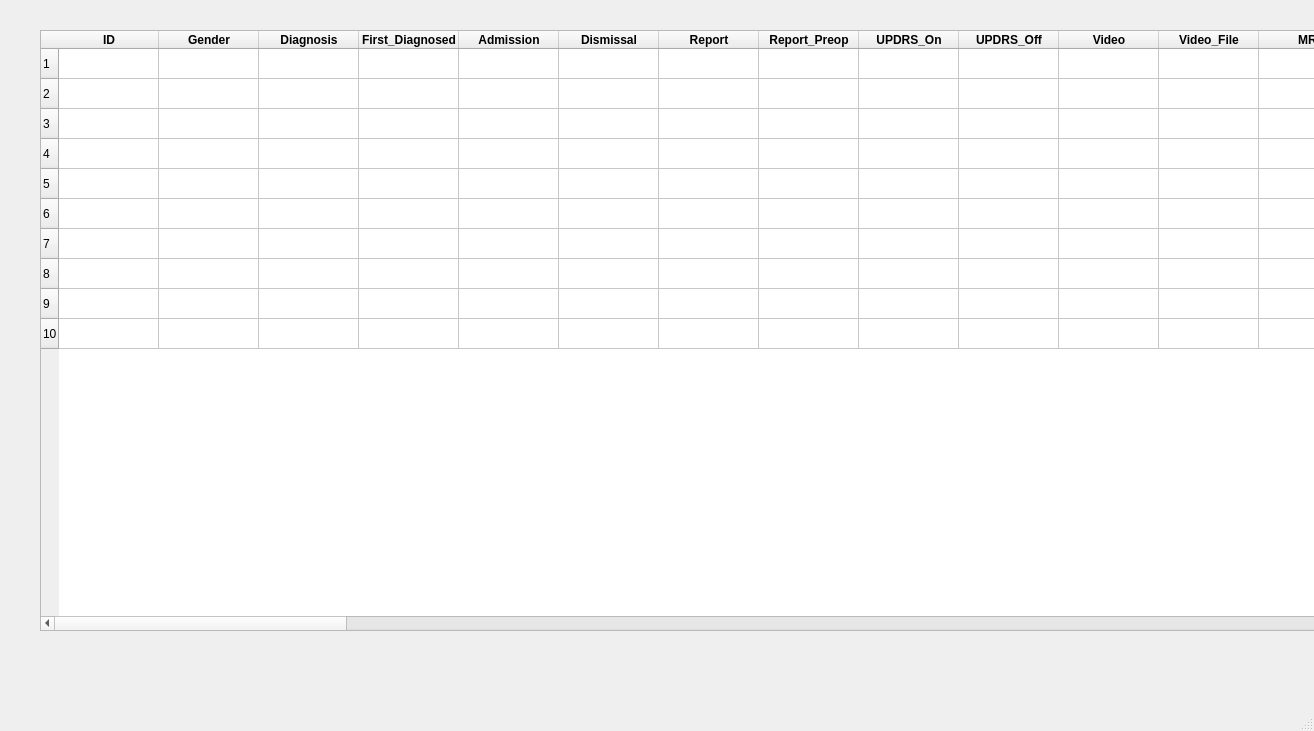
<?xml version="1.0" encoding="UTF-8"?>
<ui version="4.0">
 <class>MainWindow</class>
 <widget class="QMainWindow" name="MainWindow">
  <property name="geometry">
   <rect>
    <x>0</x>
    <y>0</y>
    <width>1314</width>
    <height>731</height>
   </rect>
  </property>
  <property name="windowTitle">
   <string>MainWindow</string>
  </property>
  <widget class="QWidget" name="centralwidget">
   <widget class="QTableWidget" name="tableWidget">
    <property name="geometry">
     <rect>
      <x>40</x>
      <y>30</y>
      <width>1291</width>
      <height>601</height>
     </rect>
    </property>
    <property name="whatsThis">
     <string>&lt;html&gt;&lt;head/&gt;&lt;body&gt;&lt;p&gt;&lt;br/&gt;&lt;/p&gt;&lt;/body&gt;&lt;/html&gt;</string>
    </property>
    <property name="styleSheet">
     <string notr="true"/>
    </property>
    <property name="frameShape">
     <enum>QFrame::StyledPanel</enum>
    </property>
    <property name="rowCount">
     <number>10</number>
    </property>
    <attribute name="horizontalHeaderVisible">
     <bool>true</bool>
    </attribute>
    <attribute name="horizontalHeaderCascadingSectionResizes">
     <bool>false</bool>
    </attribute>
    <attribute name="horizontalHeaderHighlightSections">
     <bool>true</bool>
    </attribute>
    <attribute name="horizontalHeaderShowSortIndicator" stdset="0">
     <bool>false</bool>
    </attribute>
    <attribute name="horizontalHeaderStretchLastSection">
     <bool>false</bool>
    </attribute>
    <attribute name="verticalHeaderVisible">
     <bool>true</bool>
    </attribute>
    <attribute name="verticalHeaderCascadingSectionResizes">
     <bool>false</bool>
    </attribute>
    <attribute name="verticalHeaderHighlightSections">
     <bool>true</bool>
    </attribute>
    <attribute name="verticalHeaderShowSortIndicator" stdset="0">
     <bool>false</bool>
    </attribute>
    <attribute name="verticalHeaderStretchLastSection">
     <bool>false</bool>
    </attribute>
    <row/>
    <row/>
    <row/>
    <row/>
    <row/>
    <row/>
    <row/>
    <row/>
    <row/>
    <row/>
    <column>
     <property name="text">
      <string>ID</string>
     </property>
     <property name="font">
      <font>
       <weight>75</weight>
       <bold>true</bold>
      </font>
     </property>
    </column>
    <column>
     <property name="text">
      <string>Gender</string>
     </property>
     <property name="font">
      <font>
       <weight>75</weight>
       <bold>true</bold>
      </font>
     </property>
    </column>
    <column>
     <property name="text">
      <string>Diagnosis</string>
     </property>
     <property name="font">
      <font>
       <weight>75</weight>
       <bold>true</bold>
      </font>
     </property>
    </column>
    <column>
     <property name="text">
      <string>First_Diagnosed</string>
     </property>
     <property name="font">
      <font>
       <weight>75</weight>
       <bold>true</bold>
      </font>
     </property>
    </column>
    <column>
     <property name="text">
      <string>Admission</string>
     </property>
     <property name="font">
      <font>
       <weight>75</weight>
       <bold>true</bold>
      </font>
     </property>
    </column>
    <column>
     <property name="text">
      <string>Dismissal</string>
     </property>
     <property name="font">
      <font>
       <weight>75</weight>
       <bold>true</bold>
      </font>
     </property>
    </column>
    <column>
     <property name="text">
      <string>Report</string>
     </property>
     <property name="font">
      <font>
       <weight>75</weight>
       <bold>true</bold>
      </font>
     </property>
    </column>
    <column>
     <property name="text">
      <string>Report_Preop</string>
     </property>
     <property name="font">
      <font>
       <weight>75</weight>
       <bold>true</bold>
      </font>
     </property>
    </column>
    <column>
     <property name="text">
      <string>UPDRS_On</string>
     </property>
     <property name="font">
      <font>
       <weight>75</weight>
       <bold>true</bold>
      </font>
     </property>
    </column>
    <column>
     <property name="text">
      <string>UPDRS_Off</string>
     </property>
     <property name="font">
      <font>
       <weight>75</weight>
       <bold>true</bold>
      </font>
     </property>
    </column>
    <column>
     <property name="text">
      <string>Video</string>
     </property>
     <property name="font">
      <font>
       <weight>75</weight>
       <bold>true</bold>
      </font>
     </property>
    </column>
    <column>
     <property name="text">
      <string>Video_File</string>
     </property>
     <property name="font">
      <font>
       <weight>75</weight>
       <bold>true</bold>
      </font>
     </property>
    </column>
    <column>
     <property name="text">
      <string>MRI</string>
     </property>
     <property name="font">
      <font>
       <weight>75</weight>
       <bold>true</bold>
      </font>
     </property>
    </column>
    <column>
     <property name="text">
      <string>fpcit_spect</string>
     </property>
     <property name="font">
      <font>
       <weight>75</weight>
       <bold>true</bold>
      </font>
     </property>
    </column>
    <column>
     <property name="text">
      <string>NMSQ</string>
     </property>
     <property name="font">
      <font>
       <weight>75</weight>
       <bold>true</bold>
      </font>
     </property>
    </column>
    <column>
     <property name="text">
      <string>MoCa</string>
     </property>
     <property name="font">
      <font>
       <weight>75</weight>
       <bold>true</bold>
      </font>
     </property>
    </column>
    <column>
     <property name="text">
      <string>DemTect</string>
     </property>
     <property name="font">
      <font>
       <weight>75</weight>
       <bold>true</bold>
      </font>
     </property>
    </column>
    <column>
     <property name="text">
      <string>MMST</string>
     </property>
     <property name="font">
      <font>
       <weight>75</weight>
       <bold>true</bold>
      </font>
     </property>
    </column>
    <column>
     <property name="text">
      <string>PDQ8</string>
     </property>
     <property name="font">
      <font>
       <weight>75</weight>
       <bold>true</bold>
      </font>
     </property>
    </column>
    <column>
     <property name="text">
      <string>BDI2</string>
     </property>
     <property name="font">
      <font>
       <weight>75</weight>
       <bold>true</bold>
      </font>
     </property>
    </column>
    <column>
     <property name="text">
      <string>PDQ39</string>
     </property>
     <property name="font">
      <font>
       <weight>75</weight>
       <bold>true</bold>
      </font>
     </property>
    </column>
    <column>
     <property name="text">
      <string>Outpat_Contact</string>
     </property>
     <property name="font">
      <font>
       <weight>75</weight>
       <bold>true</bold>
      </font>
     </property>
    </column>
    <column>
     <property name="text">
      <string>nch</string>
     </property>
     <property name="font">
      <font>
       <weight>75</weight>
       <bold>true</bold>
      </font>
     </property>
    </column>
    <column>
     <property name="text">
      <string>Briefling</string>
     </property>
     <property name="font">
      <font>
       <weight>75</weight>
       <bold>true</bold>
      </font>
     </property>
    </column>
    <column>
     <property name="text">
      <string>Briefling_Doctor</string>
     </property>
     <property name="font">
      <font>
       <weight>75</weight>
       <bold>true</bold>
      </font>
     </property>
    </column>
    <column>
     <property name="text">
      <string>DBS_Conference</string>
     </property>
     <property name="font">
      <font>
       <weight>75</weight>
       <bold>true</bold>
      </font>
     </property>
    </column>
    <column>
     <property name="text">
      <string>Decision_DBS</string>
     </property>
     <property name="font">
      <font>
       <weight>75</weight>
       <bold>true</bold>
      </font>
     </property>
    </column>
    <column>
     <property name="text">
      <string>LEDD</string>
     </property>
     <property name="font">
      <font>
       <weight>75</weight>
       <bold>true</bold>
      </font>
     </property>
    </column>
    <column>
     <property name="text">
      <string>Levodopa/Carbidopa</string>
     </property>
     <property name="font">
      <font>
       <weight>75</weight>
       <bold>true</bold>
      </font>
     </property>
    </column>
    <column>
     <property name="text">
      <string>Levodopa/Carbidopa CR</string>
     </property>
     <property name="font">
      <font>
       <weight>75</weight>
       <bold>true</bold>
      </font>
     </property>
    </column>
    <column>
     <property name="text">
      <string>Entacapone</string>
     </property>
     <property name="font">
      <font>
       <weight>75</weight>
       <bold>true</bold>
      </font>
     </property>
    </column>
    <column>
     <property name="text">
      <string>Tolcapone</string>
     </property>
     <property name="font">
      <font>
       <weight>75</weight>
       <bold>true</bold>
      </font>
     </property>
    </column>
    <column>
     <property name="text">
      <string>Pramipexole</string>
     </property>
     <property name="font">
      <font>
       <weight>75</weight>
       <bold>true</bold>
      </font>
     </property>
    </column>
    <column>
     <property name="text">
      <string>Ropinirole</string>
     </property>
     <property name="font">
      <font>
       <weight>75</weight>
       <bold>true</bold>
      </font>
     </property>
    </column>
    <column>
     <property name="text">
      <string>Rotigotine</string>
     </property>
     <property name="font">
      <font>
       <weight>75</weight>
       <bold>true</bold>
      </font>
     </property>
    </column>
    <column>
     <property name="text">
      <string>Selegiline, oral</string>
     </property>
     <property name="font">
      <font>
       <weight>75</weight>
       <bold>true</bold>
      </font>
     </property>
    </column>
    <column>
     <property name="text">
      <string>Selegiline, sublingual</string>
     </property>
     <property name="font">
      <font>
       <weight>75</weight>
       <bold>true</bold>
      </font>
     </property>
    </column>
    <column>
     <property name="text">
      <string>Rasagiline</string>
     </property>
     <property name="font">
      <font>
       <weight>75</weight>
       <bold>true</bold>
      </font>
     </property>
    </column>
    <column>
     <property name="text">
      <string>Amantadine</string>
     </property>
     <property name="font">
      <font>
       <weight>75</weight>
       <bold>true</bold>
      </font>
     </property>
    </column>
    <column>
     <property name="text">
      <string>Apomorphine</string>
     </property>
     <property name="font">
      <font>
       <weight>75</weight>
       <bold>true</bold>
      </font>
     </property>
    </column>
    <column>
     <property name="text">
      <string>Piribedil</string>
     </property>
     <property name="font">
      <font>
       <weight>75</weight>
       <bold>true</bold>
      </font>
     </property>
    </column>
    <column>
     <property name="text">
      <string>Safinamid</string>
     </property>
     <property name="font">
      <font>
       <weight>75</weight>
       <bold>true</bold>
      </font>
     </property>
    </column>
    <column>
     <property name="text">
      <string>Opicapone</string>
     </property>
     <property name="font">
      <font>
       <weight>75</weight>
       <bold>true</bold>
      </font>
     </property>
    </column>
    <column>
     <property name="text">
      <string>Other</string>
     </property>
     <property name="font">
      <font>
       <weight>75</weight>
       <bold>true</bold>
      </font>
     </property>
    </column>
    <column>
     <property name="text">
      <string>UPDRSII</string>
     </property>
     <property name="font">
      <font>
       <weight>75</weight>
       <bold>true</bold>
      </font>
     </property>
    </column>
    <column>
     <property name="text">
      <string>H&amp;Y</string>
     </property>
     <property name="font">
      <font>
       <weight>75</weight>
       <bold>true</bold>
      </font>
     </property>
    </column>
    <column>
     <property name="text">
      <string>HRUQ</string>
     </property>
     <property name="font">
      <font>
       <weight>75</weight>
       <bold>true</bold>
      </font>
     </property>
    </column>
    <column>
     <property name="text">
      <string>EQ5D</string>
     </property>
     <property name="font">
      <font>
       <weight>75</weight>
       <bold>true</bold>
      </font>
     </property>
    </column>
    <column>
     <property name="text">
      <string>S&amp;E</string>
     </property>
     <property name="font">
      <font>
       <weight>75</weight>
       <bold>true</bold>
      </font>
     </property>
    </column>
    <column>
     <property name="text">
      <string>icVRCS</string>
     </property>
     <property name="font">
      <font>
       <weight>75</weight>
       <bold>true</bold>
      </font>
     </property>
    </column>
    <column>
     <property name="text">
      <string>inexVRCS</string>
     </property>
     <property name="font">
      <font>
       <weight>75</weight>
       <bold>true</bold>
      </font>
     </property>
    </column>
    <column>
     <property name="text">
      <string>Notes</string>
     </property>
     <property name="font">
      <font>
       <weight>75</weight>
       <bold>true</bold>
      </font>
     </property>
    </column>
   </widget>
  </widget>
  <widget class="QMenuBar" name="menubar">
   <property name="geometry">
    <rect>
     <x>0</x>
     <y>0</y>
     <width>1314</width>
     <height>21</height>
    </rect>
   </property>
  </widget>
  <widget class="QStatusBar" name="statusbar"/>
 </widget>
 <resources/>
 <connections/>
</ui>
